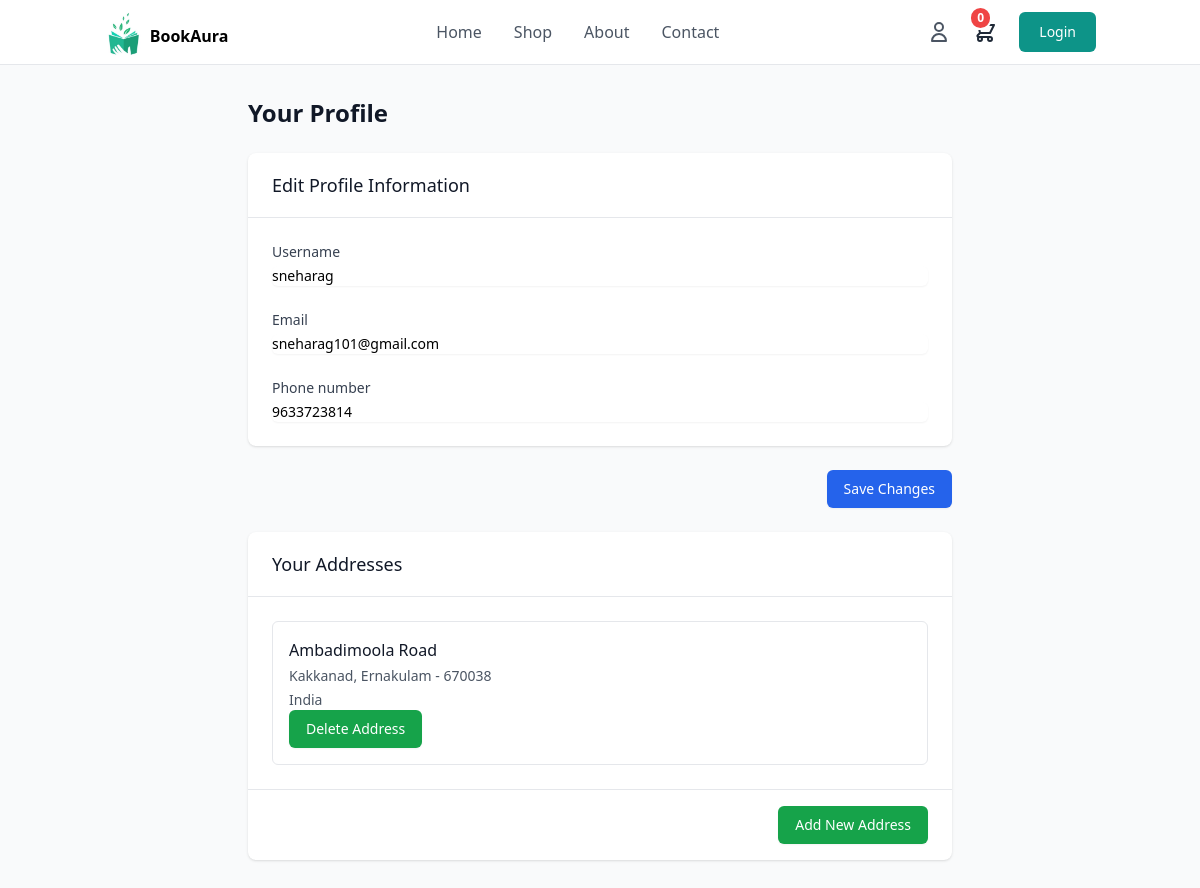
The page /profile/ (signed in) on the database its author committed.
### bookapp/models.py (models this page shows, shortened)
class User(AbstractUser):
    is_verified=models.BooleanField(default=False)
    otp=models.CharField(max_length=6,null=True,blank=True)
    phone=models.CharField(max_length=10,null=True)

class Address(models.Model):
    user_profile=models.ForeignKey(UserProfile,on_delete=models.CASCADE,related_name="addresses")
    street=models.CharField(max_length=100)
    city=models.CharField(max_length=100)
    state=models.CharField(max_length=100)
    pincode=models.CharField(max_length=100)
    country=models.CharField(max_length=100)

### bookapp/views.py (the view, shortened to what this page needs)
# urls.py: path("profile/",views.UserProfileView.as_view(),name='user-profile'),
class UserProfileView(View):
    template_name='profile.html'
    form_class=UserProfileForm
    def get(self, request,*args,**kwargs):
        form_instance = self.form_class(instance=request.user)
        context = {
            'form': form_instance,
            'addresses': request.user.userprofile.addresses.all()
        }
        return render(request, self.template_name, context)

### bookapp/forms.py
class UserProfileForm(forms.ModelForm):
    class Meta:
            model=User
            fields=['username','email','phone']

### bookapp/context_processors.py (called while the page is built)
def item_count_context(request):
    count=0
    if request.user.is_authenticated:
        count=BasketItem.objects.filter(basket_object=request.user.cart,is_order_placed=False).count()
    return {"item_count":count}

### bookapp/templates/profile.html (shortened to what this page needs)
{% extends 'base.html' %}
{% block main_block %}
<div class="min-h-screen bg-gray-50 py-8">
    <div class="max-w-3xl mx-auto px-4 sm:px-6 lg:px-8">
        <h2 class="text-2xl font-bold text-gray-900 mb-6">Your Profile</h2>
        <form method="POST" enctype="multipart/form-data">
            <div class="bg-white shadow rounded-lg mb-6">
                <div class="px-4 py-5 border-b border-gray-200 sm:px-6">
                    <h3 class="text-lg font-medium leading-6 text-gray-900">
                        Edit Profile Information
                    </h3>
                </div>
                <div class="px-4 py-5 sm:p-6">
                    <div class="space-y-6">
                        <div>
                            <label for="id_username" class="block text-sm font-medium text-gray-700">
                                Username
                            </label>
                            <input
                                type="text"
                                name="username"
                                value="{{ form.username.value }}"
                                class="mt-1 block w-full rounded-md border-gray-300 shadow-sm focus:border-blue-500 focus:ring-blue-500 sm:text-sm"
                            >
                        </div>
                        <div>
                            <label for="id_email" class="block text-sm font-medium text-gray-700">
                                Email
                            </label>
                            <input
                                type="email"
                                name="email"
                                value="{{ form.email.value }}"
                                class="mt-1 block w-full rounded-md border-gray-300 shadow-sm focus:border-blue-500 focus:ring-blue-500 sm:text-sm"
                            >
                        </div>
                        <div>
                            <label for="id_phone" class="block text-sm font-medium text-gray-700">
                                Phone number
                            </label>
                            <input
                                type="tel"
                                name="phone"
                                value="{{ form.phone.value }}"
                                class="mt-1 block w-full rounded-md border-gray-300 shadow-sm focus:border-blue-500 focus:ring-blue-500 sm:text-sm"
                            >
                        </div>
                    </div>
                </div>
            </div>
            <div class="flex justify-end">
                <button
                    type="submit"
                    class="inline-flex justify-center rounded-md border border-transparent bg-blue-600 py-2 px-4 text-sm font-medium text-white shadow-sm hover:bg-blue-700 focus:outline-none focus:ring-2 focus:ring-blue-500 focus:ring-offset-2"
                >
                    Save Changes
                </button>
            </div>
        </form>
        <div class="bg-white shadow rounded-lg mt-6">
            <div class="px-4 py-5 border-b border-gray-200 sm:px-6">
                <h3 class="text-lg font-medium leading-6 text-gray-900">
                    Your Addresses
                </h3>
            </div>
            <div class="px-4 py-5 sm:p-6">
                <div class="space-y-4">
                    {% for address in addresses %}
                        <div class="border rounded-md p-4 hover:bg-gray-50">
                            <h4 class="font-medium text-gray-900">{{ address.street }}</h4>
                            <p class="mt-1 text-sm text-gray-600">
                                {{ address.city }}, {{ address.state }} - {{ address.pincode }}
                            </p>
                            <p class="mt-1 text-sm text-gray-600">{{ address.country }}</p>
                            <a
                        href="{% url 'delete-address' address.id %}"
                        class="inline-flex items-center rounded-md border border-transparent bg-green-600 px-4 py-2 text-sm font-medium text-white shadow-sm hover:bg-green-700 focus:outline-none focus:ring-2 focus:ring-green-500 focus:ring-offset-2"
                    >
                        Delete Address
                    </a>
                        </div>
                    {% empty %}
                        <p class="text-sm text-gray-500">No addresses added yet.</p>
                    {% endfor %}
                </div>
            </div>
            <div class="px-4 py-4 sm:px-6 border-t border-gray-200">
                <div class="flex justify-end">
                    <a
                        href="{% url 'add-address' %}"
                        class="inline-flex items-center rounded-md border border-transparent bg-green-600 px-4 py-2 text-sm font-medium text-white shadow-sm hover:bg-green-700 focus:outline-none focus:ring-2 focus:ring-green-500 focus:ring-offset-2"
                    >
                        Add New Address
                    </a>
                </div>
            </div>
        </div>
    </div>
</div>
{% endblock %}

### rows shown on the page
User: username "sneharag", email "sneharag101@gmail.com", phone "9633723814"
Address: street "Ambadimoola Road", city "Kakkanad", state "Ernakulam", pincode "670038", country "India"

### other values the page prints
{{ item_count }} "0"
